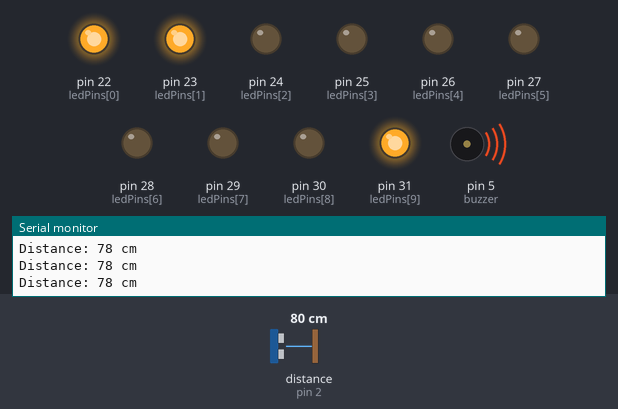
The sketch below on a simulated Arduino Mega 2560, built with avr-gcc and run on an emulated ATmega2560. On the bench: output pins drawn as LEDs (lit = HIGH), buzzer (waves = sounding), the last lines printed to the serial monitor. Wiring (inferred from the names in the program): ultrasonic range finder: trigger pin 3; echo pin 2. The inputs (shaded band) are chosen by the test bench; at power-on: distance to the obstacle (sensor on pin 2) 80 cm. The echo pulse lasts 58.3 µs per cm; pins used as bus, display or sensor lines are not drawn.

Above: at 1.7 s.
1.8 s: distance to the obstacle (sensor on pin 2) set to 12 cm
At 2.2 s:
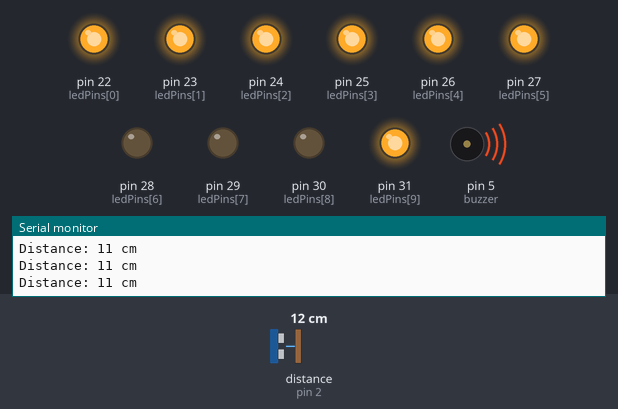
3.3 s: distance to the obstacle (sensor on pin 2) set to 9 cm
At 3.9 s:
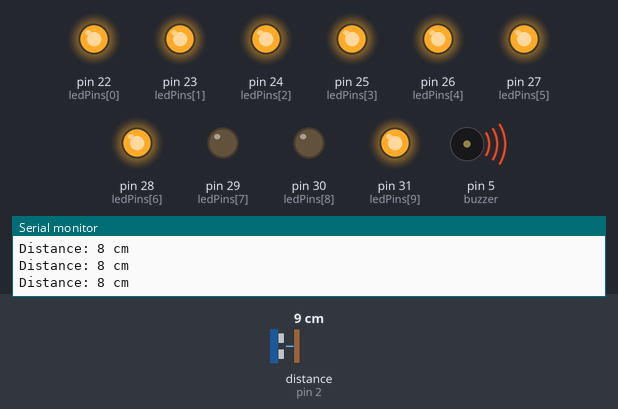
4.8 s: distance to the obstacle (sensor on pin 2) set to 120 cm
At 5.7 s:
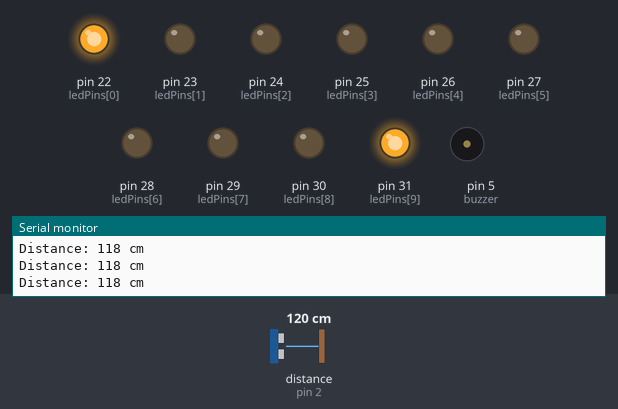
6.3 s: distance to the obstacle (sensor on pin 2) set to 2 cm
At 6.6 s:
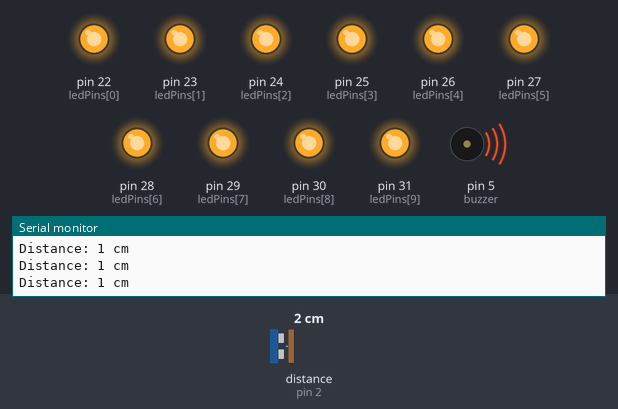
7.8 s: distance to the obstacle (sensor on pin 2) set to 5 cm
At 8.9 s:
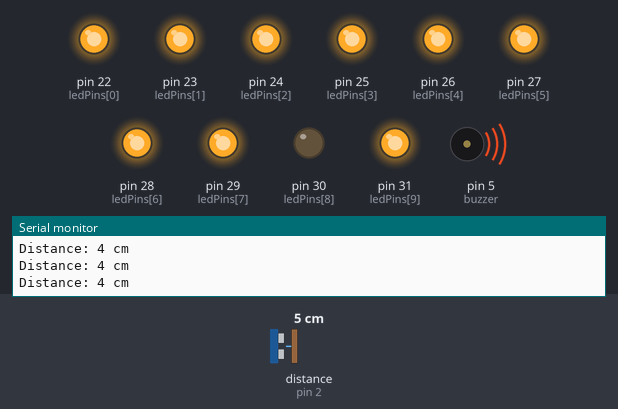
9.3 s: distance to the obstacle (sensor on pin 2) set to 9 cm
At 9.9 s:
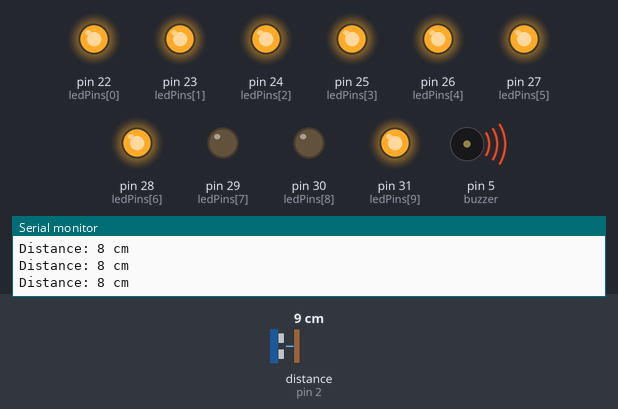
Timing chart, 0 to 12.3 s (numbered marks = the images above; inputs shaded):
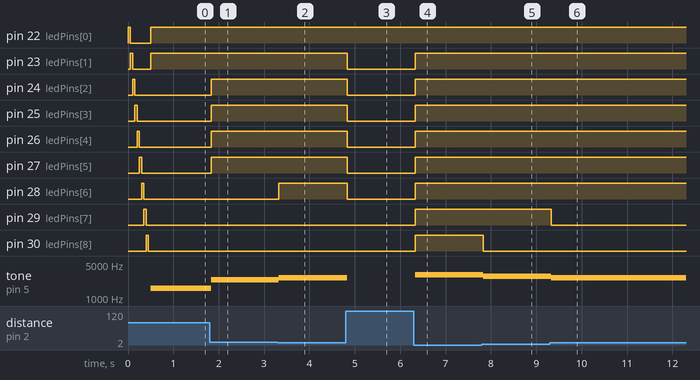

The sketch:

Challenge2.ino
```cpp
const int trigPin = 3;
const int echoPin = 2;
const int buzzer = 5;
const int ledPins[10] = {22, 23, 24, 25, 26, 27, 28, 29, 30, 31};

const int maxD = 180;
bool piezoState = false;
bool isOn = false;
long duration;
int distance;

// Turn on LEDS to the specified number; turn the rest off
void ledOnTo(byte num){
  for (int i = 0; i < num; i++){
    digitalWrite(ledPins[i], HIGH);
  }
  for (int i = num; i < 9; i++){
    digitalWrite(ledPins[i], LOW);
  }
}

// Turn off every LED
void ledoff(){
  for (int i = 0; i < 9; i ++){
    digitalWrite(ledPins[i], LOW);
  }
}

void setup() {
  Serial.begin(9600);

  pinMode(trigPin, OUTPUT);
  pinMode(echoPin, INPUT);
  pinMode(buzzer, OUTPUT);

  // Initialize all LEDs
  for (int i = 0; i < 10; i++){
    pinMode(ledPins[i], OUTPUT);
  }

  //Visually check all Leds working properly
  digitalWrite(ledPins[0], HIGH);
  for (int i = 0; i < 9; i++){
    delay(50);
    digitalWrite(ledPins[i], LOW);
    digitalWrite(ledPins[i+1],HIGH);
  }
  delay(50);
  digitalWrite(ledPins[10], LOW);

}

void loop() {
  indicatorsOn();
}

void indicatorsOn() {
  digitalWrite(ledPins[9],HIGH);
  digitalWrite(trigPin, LOW);
  delayMicroseconds(2);
  digitalWrite(trigPin, HIGH);
  delayMicroseconds(10);
  digitalWrite(trigPin, LOW);
  duration = pulseIn(echoPin, HIGH);
  distance= duration*0.034/2;

  Serial.print("Distance: ");
  Serial.print(distance);
  Serial.println(" cm");

  // Indicators of Distance (Piezo Sound and LED lights up)
   if (distance == 0 || distance >= 80) {
    noTone(buzzer);
    ledOnTo(1);
  } else if (distance < 80 && distance >= 60) {
    tone(buzzer, 1600);
    ledOnTo(2);
  } else if (distance < 60 && distance >= 45) {
    tone(buzzer, 1800);
    ledOnTo(3);
  } else if (distance < 40 && distance >= 25) {
    tone(buzzer, 2000);
    ledOnTo(4);
  } else if (distance < 25 && distance >= 15) {
    tone(buzzer, 2200);
    ledOnTo(5);
  } else if (distance < 15 && distance >= 10) {
    tone(buzzer, 2400);
    ledOnTo(6);
  } else if (distance < 10 && distance >= 7) {
    tone(buzzer, 2600);
    ledOnTo(7);
  } else if (distance < 7 && distance >= 3) {
    tone(buzzer, 2800);
    ledOnTo(8);
  } else if (distance < 3 && distance >= 0) {
    tone(buzzer, 3000);
    ledOnTo(9);
  }
}
```

Measured:
- the behaviour switches between 11 and 10 cm on distance to the obstacle (sensor on pin 2) (found by bisection; images 1 and 2)
- the behaviour switches between 3 and 4 cm on distance to the obstacle (sensor on pin 2) (found by bisection; images 4 and 5)
- the behaviour switches between 7 and 8 cm on distance to the obstacle (sensor on pin 2) (found by bisection; images 5 and 6)
- after the input at 1.8 s, pin 24 (ledPins[2]), pin 25 (ledPins[3]), pin 26 (ledPins[4]), pin 27 (ledPins[5]): LOW → HIGH at once; tone on pin 5 (buzzer): 1600 Hz → 2400 Hz at once
- after the input at 3.3 s, pin 28 (ledPins[6]): LOW → HIGH at once; tone on pin 5 (buzzer): 2400 Hz → 2600 Hz at once
- after the input at 4.8 s, pin 23 (ledPins[1]), pin 24 (ledPins[2]), pin 25 (ledPins[3]), pin 26 (ledPins[4]), pin 27 (ledPins[5]), pin 28 (ledPins[6]): HIGH → LOW at once; tone on pin 5 (buzzer): 2600 Hz → silent at once
- after the input at 6.3 s, pin 23 (ledPins[1]), pin 24 (ledPins[2]), pin 25 (ledPins[3]), pin 26 (ledPins[4]), pin 27 (ledPins[5]), pin 28 (ledPins[6]), pin 29 (ledPins[7]), pin 30 (ledPins[8]): LOW → HIGH at once; tone on pin 5 (buzzer): silent → 3000 Hz at once
- after the input at 7.8 s, pin 30 (ledPins[8]): HIGH → LOW at once; tone on pin 5 (buzzer): 3000 Hz → 2800 Hz at once
- after the input at 9.3 s, pin 29 (ledPins[7]): HIGH → LOW at once; tone on pin 5 (buzzer): 2800 Hz → 2600 Hz at once
